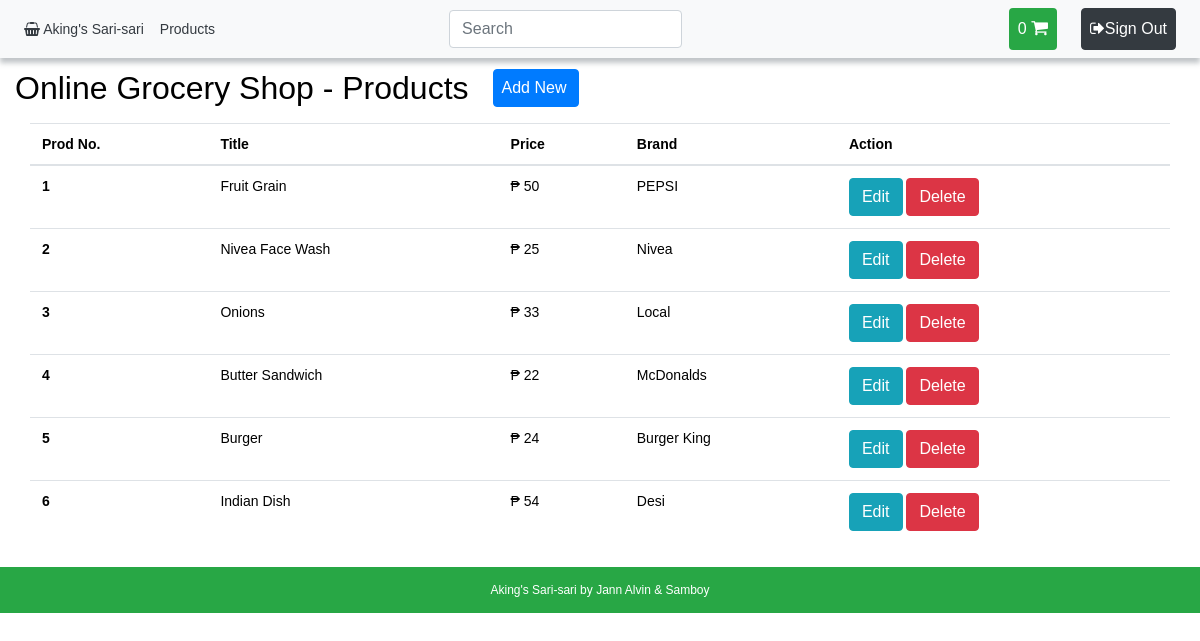
Page /components/product/view.php (signed in) on the committed database.
### tables this page shows
CREATE TABLE IF NOT EXISTS `products` (
  `id` int(11) NOT NULL AUTO_INCREMENT,
  `title` varchar(25) NOT NULL,
  `category` varchar(20) DEFAULT NULL,
  `price` int(11) NOT NULL,
  `brand` varchar(100) NOT NULL,
  `image` varchar(20) NOT NULL,
  PRIMARY KEY (`id`)
);

### components/product/view.php (the view, shortened to what this page needs)
<?php
$path = $_SERVER['DOCUMENT_ROOT'];
$path .= "/akings/";
require_once($path . 'connect.php');
$ReadSql = "SELECT * FROM `products`";
$res = mysqli_query($connection, $ReadSql);
?>
<?php require($path . 'templates/header.php') ?>
	<div class="container-fluid my-4">
		<div class="row my-2">
			<h2>Online Grocery Shop - Products</h2>
			<a href="add.php"><button type="button" class="btn btn-primary ml-4 pl-2">Add New</button></a>
		</div>
		<table class="table ">
		<thead>
			<tr>
				<th>Prod No.</th>
				<th>Title</th>
				<th>Price</th>
				<th>Brand</th>
				<th>Action</th>
			</tr>
		</thead>
		<tbody>
		<?php
		while($r = mysqli_fetch_assoc($res)){
		?>
			<tr>
				<th scope="row"><?php echo $r['id']; ?></th>
				<td><?php echo $r['title']; ?></td>
				<td>₱ <?php echo $r['price']; ?></td>
				<td><?php echo $r['brand']; ?></td>
				<td>
					<a href="update.php?id=<?php echo $r['id']; ?>"><button type="button" class="btn btn-info">Edit</button></a>
					<button type="button" class="btn btn-danger btn-xs" data-toggle="modal" data-target="#myModal<?php echo $r['id']; ?>">Delete</button>
				</td>
			</tr>
		<?php } ?>
		</tbody>
		</table>
	</div>
<?php require($path . 'templates/footer.php') ?>

### templates/header.php (shortened to what this page needs)
<?php
$server = 'http://' . $_SERVER['SERVER_NAME'] . '/akings/';
$user_logged = false;
?>
<!DOCTYPE html>
<html>
<head>
    <link rel="stylesheet" href="https://stackpath.bootstrapcdn.com/bootstrap/4.5.0/css/bootstrap.min.css">
    <link href="//maxcdn.bootstrapcdn.com/font-awesome/4.7.0/css/font-awesome.min.css" rel="stylesheet">
    <link rel="stylesheet" href="<?php echo $server; ?>css/style.css" >
</head>
<body>
<header class="d-flex w-100">
	<nav class="navbar navbar-expand-lg w-100 bg-light">
		<div class="navbar-collapse collapse justify-content-between">
			<ul class="navbar-nav" id="navbar">
				<li class="nav-item active">
					<a class="nav-link text-dark" href="<?php echo $server; ?>index.php"><i class="fa fa-shopping-basket text-dark"></i> Aking's Sari-sari</a>
				</li>
				<?php if (isset($_SESSION['loggedin']) && $_SESSION['loggedin'] == true) {
					$user_logged = true;
					if ($_SESSION['role'] == 'admin') { ?>
						<li class="nav-item">
							<a class="nav-link text-dark" href="<?php echo $server; ?>components/product/view.php">Products</a>
						</li>
					<?php }
				} ?>
			</ul>
			<ul class="navbar-nav">
				<div class="d-flex my-2 my-lg-0">
				    <input id="searchInput" class="form-control mr-sm-2" type="search" placeholder="Search" aria-label="Search">
				    <button id="searchBtn"class="btn btn-outline-light m-2 my-sm-0" type="button">Search</button>
				</div>
			</ul>
			<ul class="navbar-nav">
				<li class="nav-item cart mr-4">
					<a class="nav-link btn bg-success" href="<?php echo $server; ?>templates/cart.php">
						<span class="text-white">0 </span>
						<i class="fa fa-shopping-cart text-white" style="font-size: 18px;"></i>
					</a>
				</li>
				<?php
				if ($user_logged) { ?>
					<li class="nav-item mr-sm-2">
						<a class="nav-link btn btn-dark text-white" href="<?php echo $server; ?>components/user/logout.php"><span><i class="fa fa-sign-out text-white"></i></span>Sign Out</a>
					</li>
				<?php } else { ?>
				    <li class="nav-item mr-sm-2">
						<a class="nav-link btn btn-primary text-white" href="<?php echo $server; ?>components/user/login.php"><span><i class="fa fa-sign-in text-white"></i></span> Sign In</a>
					</li>
				<?php } ?>
			</ul>
		</div>
	</nav>
</header>
<div class="container-fluid page-container">

### templates/footer.php (shortened to what this page needs)
</div>
<footer class="footer-container row justify-content-center mt-4 py-3">
	<div class="text-white">Aking's Sari-sari by Jann Alvin & Samboy</div>
</footer>
</body>
</html>

### css/style.css (style rules this page uses)
* { color: black; }
html, body { height: 100%; }
#navbar li a { color: #eee; }
.page-container { padding-top: 45px; }
.footer-container { position: relative; left: 0; bottom: 0; font-size: 12px; width: 100%; margin: auto; background-color: #28a745; }
header { box-shadow: 0px 5px 5px #6c757d6b; position: fixed; z-index: 99; top: 0; }

### templates/header.php (style rules this page uses)
body { font: 14px sans-serif; }

### rows in the picture
products: id "1", title "Fruit Grain", price "50", brand "PEPSI"
products: id "2", title "Nivea Face Wash", price "25", brand "Nivea"
products: id "3", title "Onions", price "33", brand "Local"
products: id "4", title "Butter Sandwich", price "22", brand "McDonalds"
products: id "5", title "Burger", price "24", brand "Burger King"
products: id "6", title "Indian Dish", price "54", brand "Desi"
